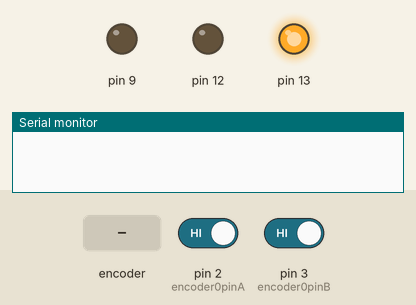
Bench run of a sketch on a simulated Arduino Uno, built with avr-gcc and run on an emulated ATmega328P. Shown: output pins drawn as LEDs (lit = HIGH), the last lines printed to the serial monitor. The inputs (shaded band) are chosen by the test bench; at power-on: pin 2 (encoder0pinA) HIGH, pin 3 (encoder0pinB) HIGH.

Above: at 0.1 s.
At 3.2 s:
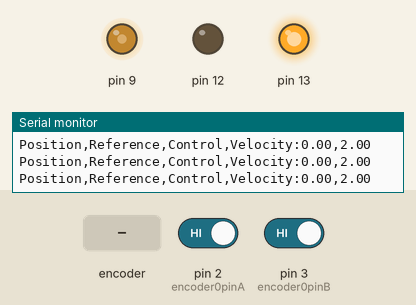
3.3 s: rotary encoder on pin 2 (encoder0pinA) / pin 3 (encoder0pinB) turned 3 steps (first pin leading)
At 4.2 s:
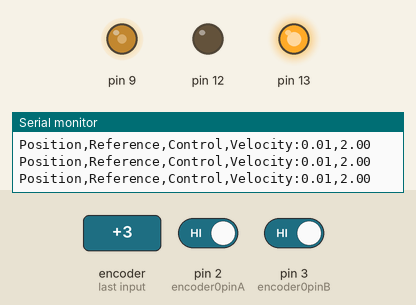
Timing chart, 0 to 6.3 s (numbered marks = the images above; inputs shaded):
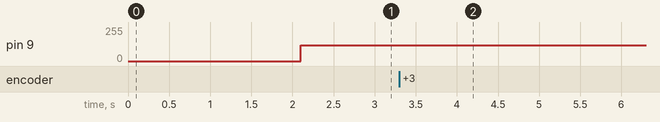

Measured:
- after the input at 3.3 s, pin 9: 120/255 → 119/255 after 0.22 s

The sketch:

PI_control_badRev.ino
```cpp
//The sample code for driving one way motor encoder
const byte encoder0pinA = 2;//A pin -> the interrupt pin 0
const byte encoder0pinB = 3;//B pin -> the digital pin 3
byte encoder0PinALast;
float pos = 0;
float vel = 0;
float delayTime = 100;
int duration;//the number of the pulses
boolean Direction;//the rotation direction

float refPos = 2;
float KP = 60;
float KI = 20;

float error = 0;
float errorSum = 0;
float ctrl = 0;
float minPower = 0;
float epsilon = 0.05;
void setup()
{
  Serial.begin(57600);//Initialize the serial port
  EncoderInit();//Initialize the module
  pinMode(9,OUTPUT);
  pinMode(12,OUTPUT);
  pinMode(13,OUTPUT);
  analogWrite(9,0);
  digitalWrite(12,LOW);//positive direction by default
  digitalWrite(13,HIGH);
  delay(2000);
}

void loop()
{
  //generating fluctuating reference
//  refPos = 1 + 1*sin(0.0003*(millis()-2100));
  if (abs(error) < epsilon){
    refPos = 2-refPos;
    errorSum = 0;
  }
//  refPos = 3;
  vel = duration;
  pos += duration;
  error = refPos - pos/(341.2*2);
//  errorSum += error;

  //saturating integral action (only increase if below threshold)
  if (abs(error) < 1 && abs(KI*errorSum) < 50){
    errorSum += error;
  }

  //calculate control
  ctrl = KP*error + KI*errorSum;

  //changing direction
  if(ctrl < 0){
//    analogWrite(9,0);

    digitalWrite(12,HIGH);//reversing
    digitalWrite(13,LOW);
//    delay(1);
  }
  else {
//    analogWrite(9,0);

    digitalWrite(12,LOW);//forwards
    digitalWrite(13,HIGH);
//    delay(1);
  }

  //saturating control
  if (abs(ctrl) > 255){
    Serial.println("Saturating");
    if (ctrl < 0){
      ctrl = -255;
    }
    else{
      ctrl = 255;
    }
  }
  if (abs(ctrl) < minPower){
    if (ctrl < 0){
      ctrl = -minPower;
    }
    else {
      ctrl = minPower;
    }
  }

  //turning off control if setpoint within acceptable limits
//  if (abs(error) < epsilon){
//    ctrl = 0;
//    error = refPos - pos/(341.2*2);
//  }

  analogWrite(9,abs(ctrl));

  Serial.print("Position,Reference,Control,Velocity:");
  Serial.print(pos/(341.2*2));
  Serial.print(",");
  Serial.println(refPos);
//  Serial.print(",");
//  Serial.println(ctrl);
//  Serial.print(",");
//  Serial.println(vel/(341.2*2*(delayTime/1000)));

//  Serial.print("Control: ");
//  Serial.println(ctrl);
  duration = 0;
  delay(delayTime);
}

void EncoderInit()
{
  Direction = true;//default -> Forward
  pinMode(encoder0pinB,INPUT);
  attachInterrupt(0, wheelSpeed, CHANGE);
}

void wheelSpeed()
{
  int Lstate = digitalRead(encoder0pinA);
  if((encoder0PinALast == LOW) && Lstate==HIGH)
  {
    int val = digitalRead(encoder0pinB);
    if(val == LOW && Direction)
    {
      Direction = false; //Reverse
    }
    else if(val == HIGH && !Direction)
    {
      Direction = true;  //Forward
    }
  }
  encoder0PinALast = Lstate;

  if(!Direction)  duration++;
  else  duration--;
}
```
